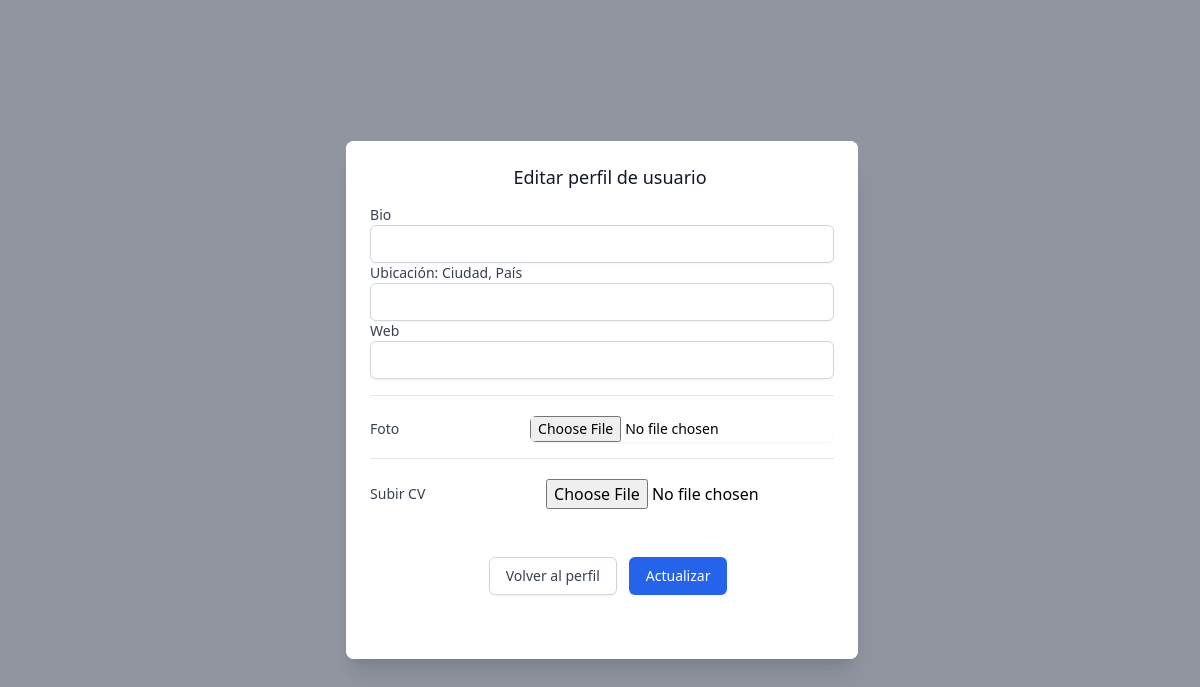
The page /edit-profile/1 on the database as committed earlier.
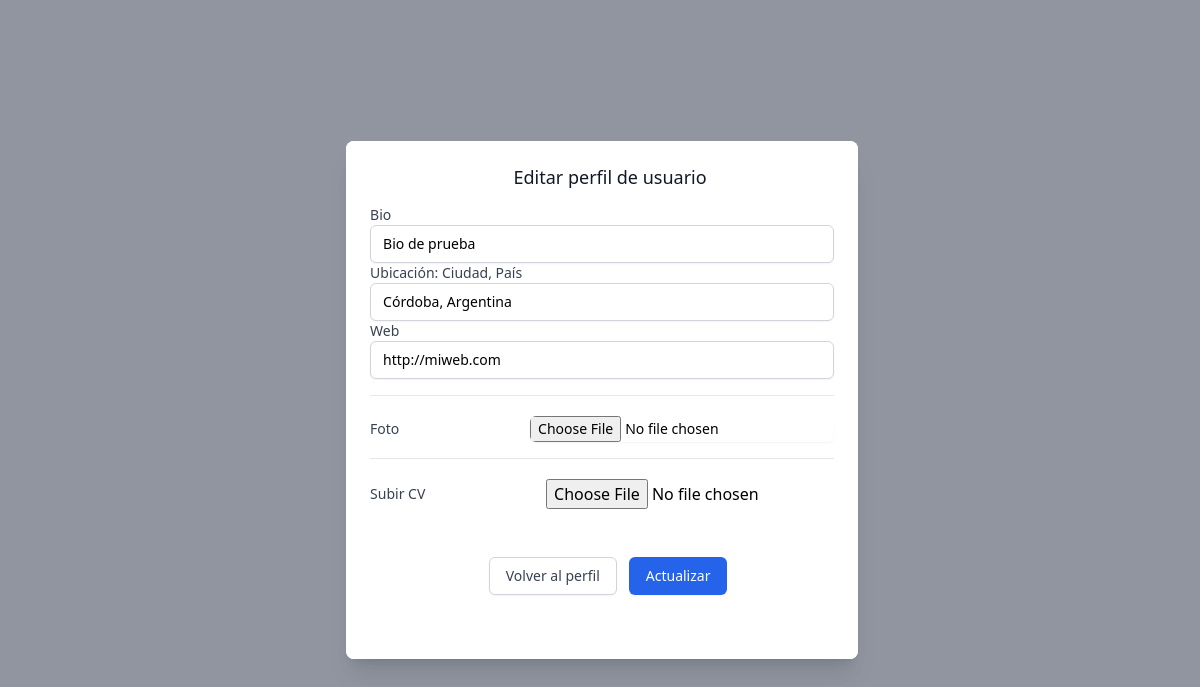
The same page on the database as committed later.
### home/models.py (models this page shows, shortened)
class UserProfile(models.Model):
    user = models.OneToOneField(User, primary_key=True, on_delete=models.CASCADE, related_name='profile')
    is_professional = models.BooleanField(default=True)
    avatar = models.ImageField(default='users/user-default-profile.png', upload_to='user_directory_path_profile')
    bio = models.TextField(max_length=300, null=True, blank=True)
    date_created = models.DateField(auto_now_add=True)
    url = models.CharField(max_length=100, null=True, blank=True)
    location = models.CharField(max_length=50, null=True, blank=True)
    cv = models.FileField(blank=True, upload_to='user_directory_path_profile_cv')
    job_offer_id = models.ManyToManyField(Offer, blank=True)

### home/views.py (the view, shortened to what this page needs)
# urls.py: path('edit-profile/<pk>', views.EditUserProfile.as_view(), name='edit-profile'),
class EditUserProfile(UpdateView):
    model = UserProfile
    form_class = EditUserProfileForm
    template_name = "home/edit-profile.html"
    success_message = "Usuario actualizado correctamente"

### home/templates/home/edit-profile.html (shortened to what this page needs)
{% extends "./base-profile.html" %}
{% load static %}
{% load static tailwind_tags %}
{% load tailwind_filters %}
{% block extra_head %}
    {% tailwind_css %}
{% endblock %}
{% block body %}
<div class="fixed z-10 inset-0 overflow-y-auto" aria-labelledby="modal-title" role="dialog" aria-modal="true">
    <div class="flex items-end justify-center min-h-screen pt-4 px-4 pb-20 text-center sm:block sm:p-0">
        <div class="relative inline-block align-bottom bg-white rounded-lg text-left overflow-hidden shadow-xl transform transition-all sm:my-8 sm:align-middle sm:max-w-lg sm:w-full">
            <div class="bg-white px-4 pt-5 pb-4 sm:p-6 sm:pb-4">
                <div class="mt-3 text-center sm:mt-0 sm:ml-4 sm:text-center">
                    <h3 class="text-lg leading-6 font-medium text-gray-900" id="modal-title">Editar perfil de usuario</h3>
                </div>
                <form class="form-horizontal dark:text-dark-txt" method="post"  enctype="multipart/form-data">
                        <div class="mt-4">
                            <label for="bio" class="block text-sm font-medium dark:text-dark-txt text-gray-700">
                            Bio
                            </label>
                            {{form.bio}}
                            <label for="city" class="block text-sm font-medium dark:text-dark-txt text-gray-700">
                            Ubicación: Ciudad, País
                            </label>
                            {{form.location}}
                            <label for="url" class="block text-sm font-medium dark:text-dark-txt text-gray-700">
                            Web
                            </label>
                            {{form.url}}
                        </div>
                        <div class="mt-4 sm:grid sm:grid-cols-3 sm:gap-4 sm:items-center sm:border-t dark:border-dark-third  border-gray-200 sm:pt-5">
                            <label for="photo" class="block text-sm font-medium dark:text-dark-txt text-gray-700">
                                Foto
                            </label>
                            <div class="mt-1 sm:mt-0 sm:col-span-2">
                                <div class="flex items-center">
                                    {{form.avatar}}
                                </div>
                            </div>
                        </div>
                        <div class="mt-4 sm:grid sm:grid-cols-3 sm:gap-4 sm:items-center sm:border-t dark:border-dark-third  border-gray-200 sm:pt-5">
                            <label for="photo" class="block text-sm font-medium dark:text-dark-txt text-gray-700">
                                Subir CV
                            </label>
                            <div class="mt-1 sm:mt-0 sm:col-span-2">
                                <div class="flex items-center">
                                    {{form.cv}}
                                </div>
                            </div>
                        </div>
                        <div class="min-h-full flex items-center justify-center py-12 px-4 sm:px-6 lg:px-8">
                            <a href="{% url 'home:user-profile' user.id %}" class="mt-3 w-full inline-flex justify-center rounded-md border border-gray-300 shadow-sm px-4 py-2 bg-white text-base font-medium text-gray-700 hover:bg-gray-50 focus:outline-none focus:ring-2 focus:ring-offset-2 focus:ring-indigo-500 sm:mt-0 sm:ml-3 sm:w-auto sm:text-sm">Volver al perfil</a>
                            <button type="submit" class="w-full inline-flex justify-center rounded-md border border-transparent shadow-sm px-4 py-2 bg-blue-600 text-base font-medium text-white hover:bg-blue-700 focus:outline-none focus:ring-2 focus:ring-offset-2 focus:ring-blue-500 sm:ml-3 sm:w-auto sm:text-sm">Actualizar</button>
                        </div>
                    </form>
                </div>
            </div>
        </div>
    </div>
{% endblock %}

Rows that differ between the two databases and show on the page:
changed UserProfile: bio (not shown) → "Bio de prueba"; location (not shown) → "Córdoba, Argentina"; url (not shown) → "http://miweb.com"
